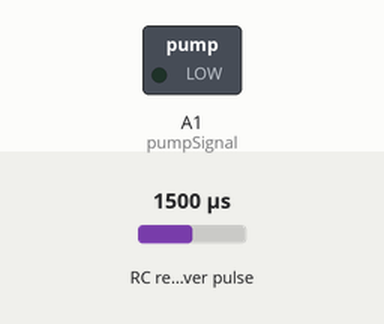
The sketch below on a simulated Arduino Uno, built with avr-gcc and run on an emulated ATmega328P. On the bench: switched loads named in the sketch (green lamp = pin HIGH). Wiring (inferred from the names in the program): RC receiver channel: data pin 9. Inputs (shaded band) come from the test bench; at power-on: RC receiver pulse 1500 µs. What the sketch prints to the serial monitor is not drawn.

Above: at 0.3 s.
Timing chart, 0 to 1.8 s (numbered marks = the images above):
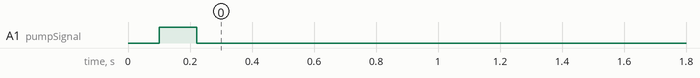

The sketch:

pump.ino
```cpp
int camSignal = 6;
int pumpSignal = A1;
int chFivePin = 9;
int chSixPin = 10;
int chFive;
int chSix;
int pumpState = 250;
int camState = 0; //0 대기, 1 Picture Mode, 2 Read Mode
void setup() {
  // put your setup code here, to run once:
  pinMode(9, INPUT);
  pinMode(10, INPUT);
  Serial.begin(9600);
  //pinMode(camSignal, OUTPUT);
  pinMode(pumpSignal, OUTPUT);
  delay(100);
  analogWrite(pumpSignal, 250);
}

void loop() {
  chFive = pulseIn(9, HIGH); // 980, 1480, 1800
  Serial.print("Channel 5:"); // Print the value of
  Serial.println(chFive);
  delay(100);
  //chSix = pulseIn(10, HIGH);

  //Serial.print("Channel 6=====:"); // Print the value of
  //Serial.println(chSix);

  //ch5번 값이 1500 이하일 경우 PUMP OFF
  if(chFive < 1500){
    if(pumpState == 0){
      analogWrite(pumpSignal, 250);
      pumpState = 250;
      //Serial.println(chFive);
    }
  }
  //ch5번 값이 1500 이상일 경우 PUMP ON
  if(chFive > 1500){
    if(pumpState == 250){
      analogWrite(pumpSignal, 0);
      pumpState = 0;
      //Serial.println(chFive);
    }
  }

  delay(100);
  /*if (Serial.available()){
    int inItVal  = Serial.read();
    if(inItVal == 49){ //1번 motor off
      analogWrite(pumpSignal, 250);
    }
    if(inItVal == 50){ //2번 motor on
      analogWrite(pumpSignal, 0);
    }
    if(inItVal == 51){ //3번 cam start
      camOnOff();
    }
    if(inItVal == 52){ //4번 cam stop
      camOnOff();
    }
    if(inItVal == 53){ //5번 cam read mode on
      camReadOnOff();
    }
    if(inItVal == 54){ //6번 cam read mode off
      camReadOnOff();
    }
  }*/
}
```

Measured:
- by itself, A1 (pumpSignal): HIGH → LOW at 0.22 s
